Frame 1 (no input): blank canvas, image omitted
Frame 60 (the mouse pressed at the canvas centre just before this capture): blank canvas, image omitted
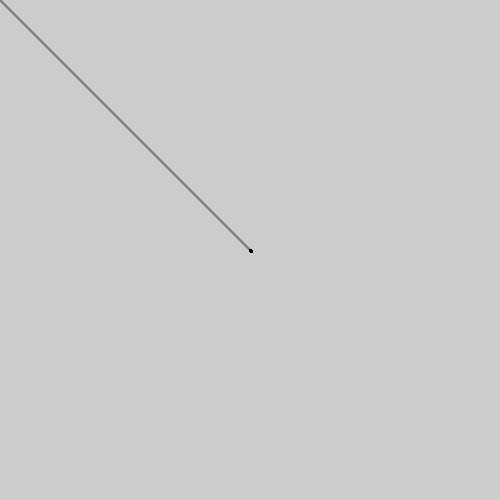
Frame 120 (the mouse held since frame 60 and released just before this capture)

The Processing sketch whose frames 1 and 60 were blank and that drew this single picture after the mouse press (run headless with seeded random() and noise(); from frame 60 on, the mouse is pressed at the canvas centre):

// Processing sketch: processing_11643
// ── processing_11643.pde

void setup() {
  size(500, 500);
  smooth();
}


void draw() {
  if(mousePressed == true){
    blurredLine(pmouseX, pmouseY, mouseX, mouseY);
  }
}


void blurredLine(float x1, float y1, float x2, float y2) {
  strokeWeight(random(2.0 , 2.5));
  stroke(0, 0, 0, 100);
  line(x1, y1, x2 + 1, y2 + 1);
  point(x2 + 1, y2 + 1);
}


void keyPressed() {
  //キーボートをクリックしたときに画像を保存
  save("blurredLine.png");
}
